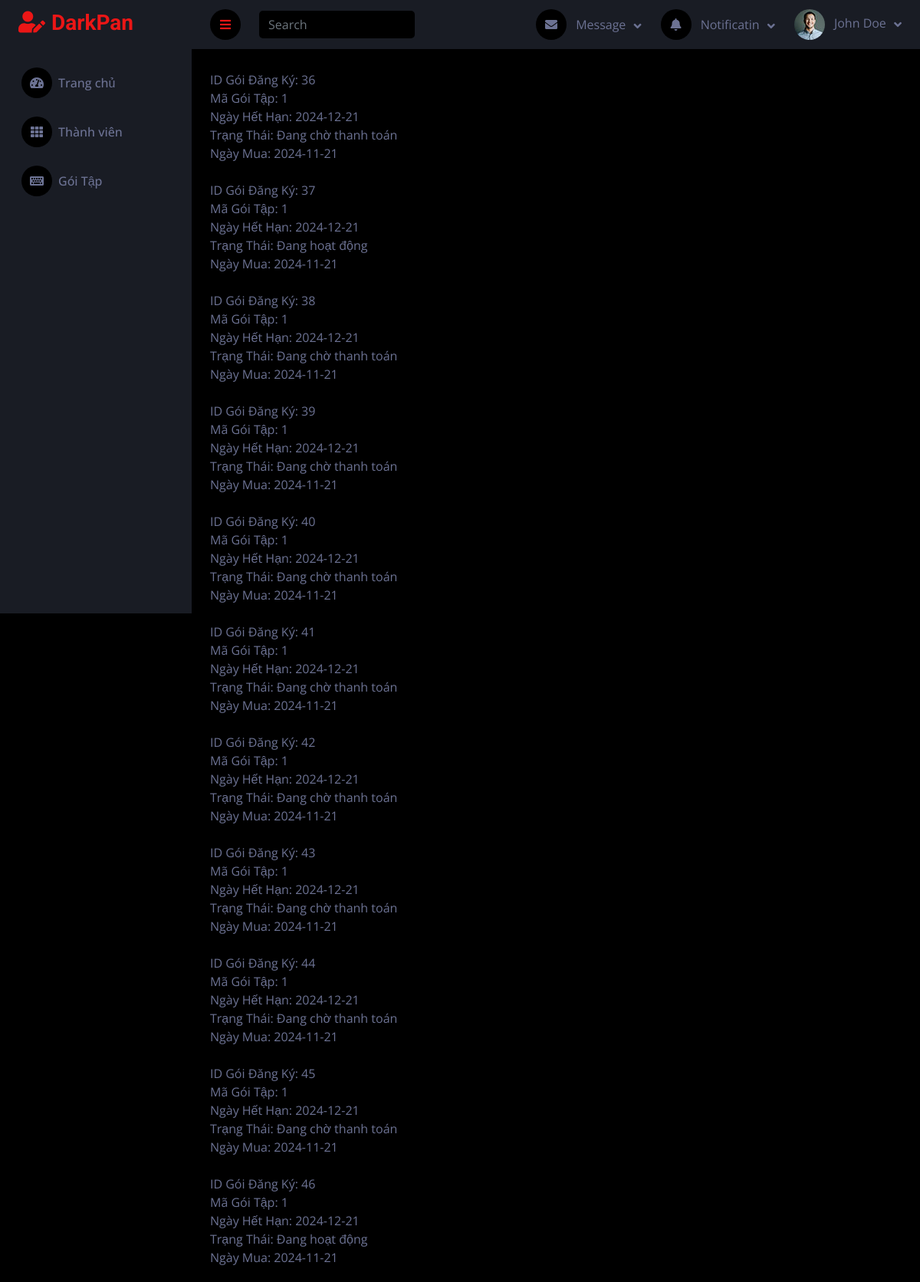
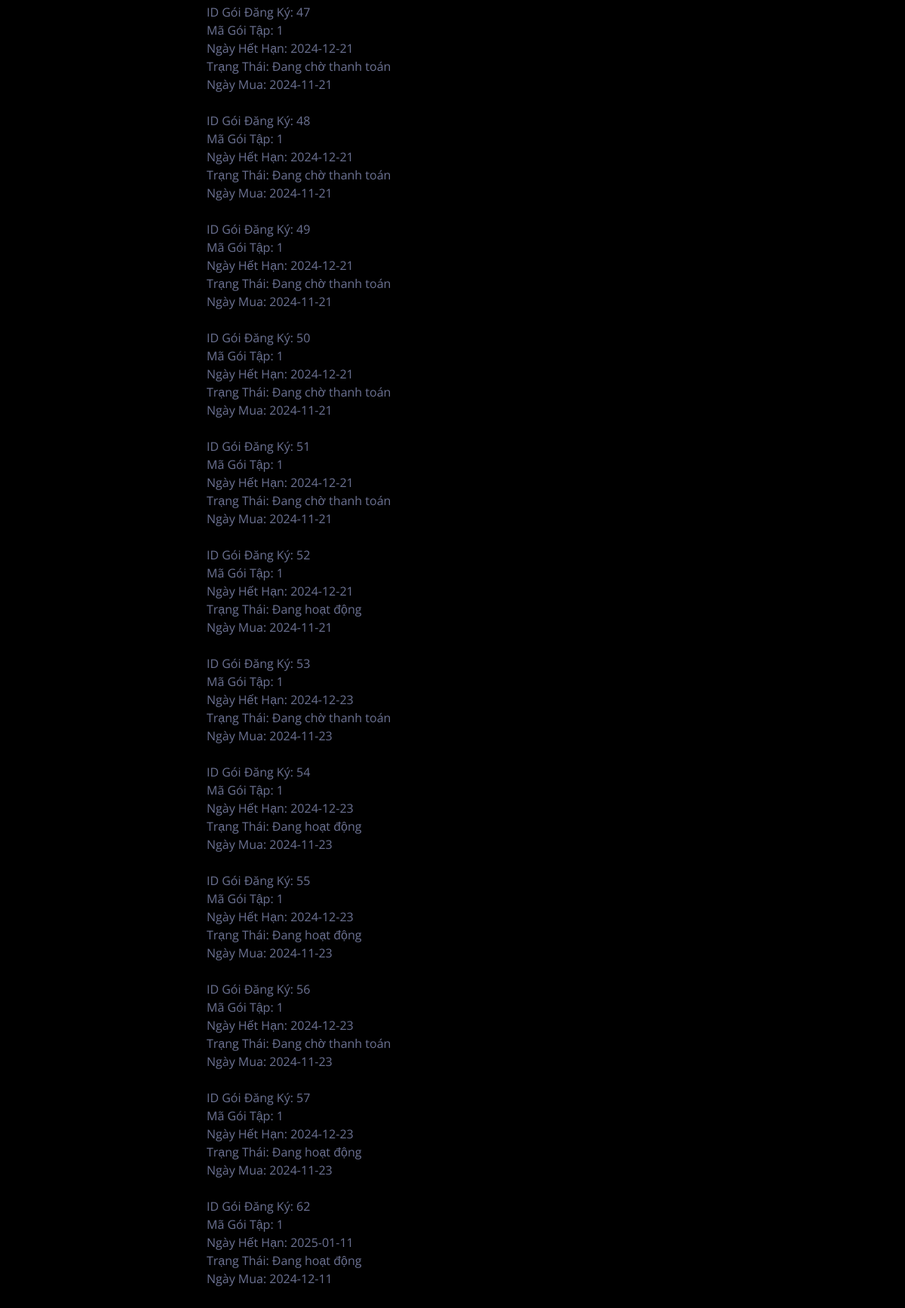
/views/NV_Quay/thanhVien/ChiTietThanhVien.php?userID=1, run on the app's committed database (2 pictures, top to bottom).
### tables this page shows
CREATE TABLE `goidangky` (
  `idDangKy` int(11) NOT NULL,
  `userID` int(11) NOT NULL,
  `maGoiTap` int(11) NOT NULL,
  `ngayHetHan` date NOT NULL,
  `trangThai` enum('Đang hoạt động','Hết hạn','Đã hủy','Đang chờ thanh toán') NOT NULL DEFAULT 'Đang chờ thanh toán',
  `ngayMua` date NOT NULL
);

### models/ThanhVienModel.php (called while the page is built, shortened)
<?php
require_once "../config/database.php";
class Member {
    private $conn;
    public function __construct() {
        $database = new Database();
        $this->conn = $database->connect();
    }
    public function getGoiDangKyByUserID($userID) {
        $query = "SELECT idDangKy, userID, maGoiTap, ngayHetHan, trangThai, ngayMua
                  FROM goidangky
                  WHERE userID = ?";
        $stmt = $this->conn->prepare($query);
        $stmt->bind_param("i", $userID);
        $stmt->execute();
        $result = $stmt->get_result();
        return $result->fetch_all(MYSQLI_ASSOC);
    }
}
?>

### config/database.php (called while the page is built, shortened)
<?php
class Database {
    private $servername = "localhost:3306";
    private $username = "root";
    private $password = "";
    private $dbname = "gym";
    public function connect() {
        $this->conn = mysqli_connect($this->servername, $this->username, $this->password, $this->dbname);
        return $this->conn;
    }
}
?>

### views/NV_Quay/thanhVien/ChiTietThanhVien.php (the view, shortened to what this page needs)
<!DOCTYPE html>
<html lang="en">
<head>
    <link href="https://cdnjs.cloudflare.com/ajax/libs/font-awesome/5.10.0/css/all.min.css" rel="stylesheet">
    <link href="https://cdn.jsdelivr.net/npm/bootstrap-icons@1.4.1/font/bootstrap-icons.css" rel="stylesheet">
    <link href="asset/lib/owlcarousel/assets/owl.carousel.min.css" rel="stylesheet">
    <link href="asset/lib/tempusdominus/css/tempusdominus-bootstrap-4.min.css" rel="stylesheet" />
    <link href="asset/css/bootstrap.min.css" rel="stylesheet">
    <link href="asset/css/style.css" rel="stylesheet">
</head>
<body>
    <?php require_once('../views/NV_Quay/layout/header.php'); ?>
    <?php require_once('../views/NV_Quay/layout/sidebar.php'); ?>
    <div class="container-fluid pt-4 px-4 my-1">
    <?php
        require_once '../models/ThanhVienModel.php';
        $thanhVienModel = new Member();
        $userID = isset($_GET['userID']) ? $_GET['userID'] : null;
        if ($userID) {
            $goiDangKyList = $thanhVienModel->getGoiDangKyByUserID($userID);
            foreach ($goiDangKyList as $item) {
                echo "ID Gói Đăng Ký: " . $item['idDangKy'] . "<br>";
                echo "Mã Gói Tập: " . $item['maGoiTap'] . "<br>";
                echo "Ngày Hết Hạn: " . $item['ngayHetHan'] . "<br>";
                echo "Trạng Thái: " . $item['trangThai'] . "<br>";
                echo "Ngày Mua: " . $item['ngayMua'] . "<br><br>";
            }
        }else {
            echo "<p>Không có thông tin gói đăng ký cho thành viên này.</p>";
        }
    ?>
    </div>
</body>
</html>

### asset/css/style.css (style rules this page uses)
:root { --primary: #EB1616; --secondary: #191C24; --light: #6C7293; --dark: #000000; }

### data on the page
goidangky: idDangKy "36", maGoiTap "1", ngayHetHan "2024-12-21", trangThai "Đang chờ thanh toán", ngayMua "2024-11-21"
goidangky: idDangKy "37", maGoiTap "1", ngayHetHan "2024-12-21", trangThai "Đang hoạt động", ngayMua "2024-11-21"
goidangky: idDangKy "38", maGoiTap "1", ngayHetHan "2024-12-21", trangThai "Đang chờ thanh toán", ngayMua "2024-11-21"
goidangky: idDangKy "39", maGoiTap "1", ngayHetHan "2024-12-21", trangThai "Đang chờ thanh toán", ngayMua "2024-11-21"
goidangky: idDangKy "40", maGoiTap "1", ngayHetHan "2024-12-21", trangThai "Đang chờ thanh toán", ngayMua "2024-11-21"
goidangky: idDangKy "41", maGoiTap "1", ngayHetHan "2024-12-21", trangThai "Đang chờ thanh toán", ngayMua "2024-11-21"
goidangky: idDangKy "42", maGoiTap "1", ngayHetHan "2024-12-21", trangThai "Đang chờ thanh toán", ngayMua "2024-11-21"
goidangky: idDangKy "43", maGoiTap "1", ngayHetHan "2024-12-21", trangThai "Đang chờ thanh toán", ngayMua "2024-11-21"
goidangky: idDangKy "44", maGoiTap "1", ngayHetHan "2024-12-21", trangThai "Đang chờ thanh toán", ngayMua "2024-11-21"
goidangky: idDangKy "45", maGoiTap "1", ngayHetHan "2024-12-21", trangThai "Đang chờ thanh toán", ngayMua "2024-11-21"
goidangky: idDangKy "46", maGoiTap "1", ngayHetHan "2024-12-21", trangThai "Đang hoạt động", ngayMua "2024-11-21"
goidangky: idDangKy "47", maGoiTap "1", ngayHetHan "2024-12-21", trangThai "Đang chờ thanh toán", ngayMua "2024-11-21"
goidangky: idDangKy "48", maGoiTap "1", ngayHetHan "2024-12-21", trangThai "Đang chờ thanh toán", ngayMua "2024-11-21"
goidangky: idDangKy "49", maGoiTap "1", ngayHetHan "2024-12-21", trangThai "Đang chờ thanh toán", ngayMua "2024-11-21"
goidangky: idDangKy "50", maGoiTap "1", ngayHetHan "2024-12-21", trangThai "Đang chờ thanh toán", ngayMua "2024-11-21"
goidangky: idDangKy "51", maGoiTap "1", ngayHetHan "2024-12-21", trangThai "Đang chờ thanh toán", ngayMua "2024-11-21"
goidangky: idDangKy "52", maGoiTap "1", ngayHetHan "2024-12-21", trangThai "Đang hoạt động", ngayMua "2024-11-21"
goidangky: idDangKy "53", maGoiTap "1", ngayHetHan "2024-12-23", trangThai "Đang chờ thanh toán", ngayMua "2024-11-23"
goidangky: idDangKy "54", maGoiTap "1", ngayHetHan "2024-12-23", trangThai "Đang hoạt động", ngayMua "2024-11-23"
goidangky: idDangKy "55", maGoiTap "1", ngayHetHan "2024-12-23", trangThai "Đang hoạt động", ngayMua "2024-11-23"
goidangky: idDangKy "56", maGoiTap "1", ngayHetHan "2024-12-23", trangThai "Đang chờ thanh toán", ngayMua "2024-11-23"
goidangky: idDangKy "57", maGoiTap "1", ngayHetHan "2024-12-23", trangThai "Đang hoạt động", ngayMua "2024-11-23"
goidangky: idDangKy "62", maGoiTap "1", ngayHetHan "2025-01-11", trangThai "Đang hoạt động", ngayMua "2024-12-11"
